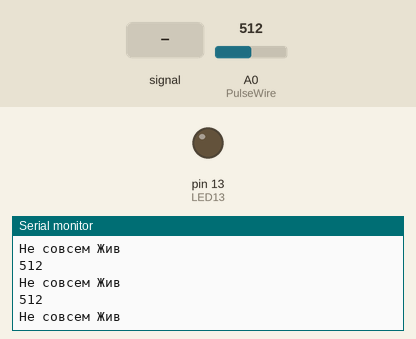
The sketch below on a simulated Arduino Uno, built with avr-gcc and run on an emulated ATmega328P. On the bench: output pins drawn as LEDs (lit = HIGH), the last lines printed to the serial monitor. The test bench sets the inputs (shaded band); at power-on: A0 (PulseWire) = 512.

Above: at 1.2 s.
1.3 s: A0 (PulseWire) fed a 200 Hz sine of ±81 counts around its level
At 1.8 s:
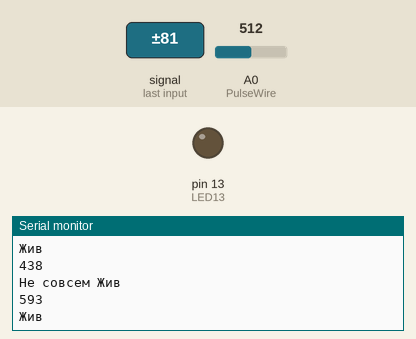
2.9 s: A0 (PulseWire) set to 306
At 3.9 s:
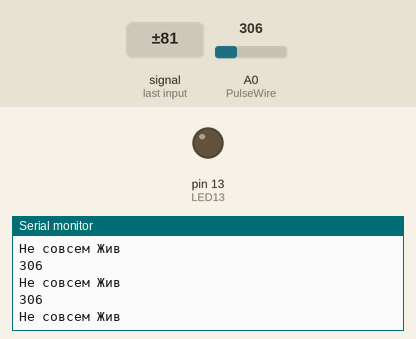
5.9 s: A0 (PulseWire) fed a 1000 Hz sine of ±255 counts around its level
At 6.8 s:
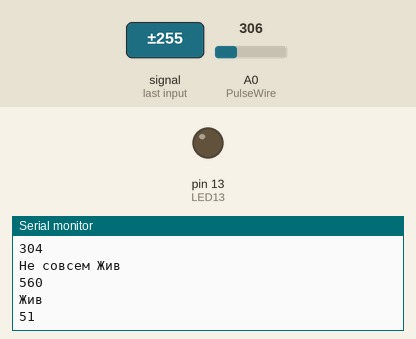
8.9 s: A0 (PulseWire) fed a 2 Hz sine of ±306 counts around its level
11.9 s: A0 (PulseWire) set to 0
At 12.5 s:
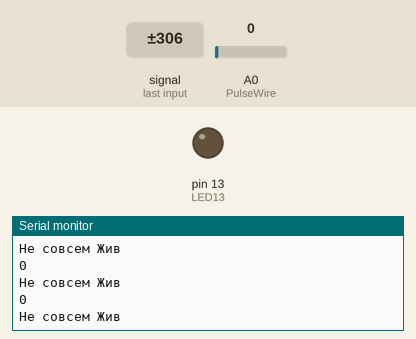
Timing chart, 0 to 14.9 s (numbered marks = the images above; inputs shaded):
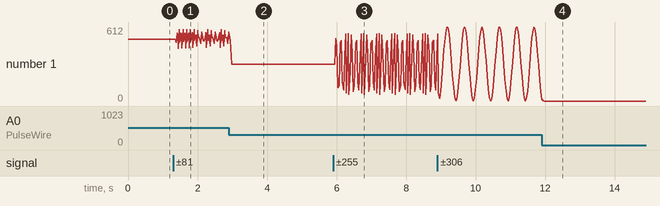

The sketch:

kostya_prototype_02.ino
```cpp
#include <PulseSensorPlayground.h>

const int PulseWire = A0;
const int LED13 = 13;
int Threshold = 550;
PulseSensorPlayground pulseSensor;

//  [1](https://arduino-kit.ru/blogs/blog/project_24)
#include "I2Cdev.h"
#include "MPU6050.h"
#include "Wire.h"

MPU6050 accelgyro;
int16_t ax, ay, az;
int16_t gx, gy, gz;

#include <Wire.h>
#include <Adafruit_Sensor.h>
#include <Adafruit_ADXL345_U.h>
#include <MPU6050.h>
//----------------------
#include "TM1637Display.h" //avishorp
TM1637Display display(3, 2);  // CLC, DIO

//----------------------------
#include <LiquidCrystal.h>

int sensor = A0;
int dig_out;
float millivolt;
LiquidCrystal lcd(7, 6, 5, 4, 3, 2);  // устанавливает контакты для взаимодействия с LCD
//----------------------------

Adafruit_ADXL345_Unified accel = Adafruit_ADXL345_Unified(12345);
MPU6050 mpu;
int Signal;
void puls(){
    Signal = analogRead(PulseWire); // чтение данных с сенсора
    Serial.println(Signal);
    if (Signal > Threshold){
        Serial.println("Жив");
    } else {
        Serial.println("Не совсем Жив");
    }
    delay(10);
}

//ослеживани воды
// void boda(){

// }


void vivod(int a){
    display.showNumberDec(a, true, 1, 0);  // 1___

}


int kPin[2]={0,0};
int k[2]={0,0};
int k_s= sizeof(k)/sizeof(k[0]);


void knop(int a){
  if (digitalRead(kPin[a])==0){
    k[a]==1;
  }
}


void reset(){
 for (int a=1; a<k_s; a++){
    k[a]=0;
  }
}
void setup() {
  //----------
  // инициализация
  // Serial.println("Initializing I2C devices...");
  // accelgyro.initialize();
  // delay(100);
  //----------pulse sensor
   pinMode(LED13, OUTPUT);
  Serial.begin(9600);
//-----------
    // if (!accel.begin()) {
    //     Serial.println("No ADXL345 detected");
    //     while (1);
    // }
    // mpu.initialize();
  //----------
// display.setBrightness(4);  // яркость от 0 до 7, true/false
//   display.clear();
  //----------------
     int s=0;
  //----------------
}


void loop() {  // Задание на включение разделителя
  puls();
//   //тригеры
//   knop();
//   for (a=1; a<#k; a++){
//     if (k[a]==1){
//        s=1+a
//     }
//   }


// // реакции


// //   0. сон
//   if s==0 (){

//   }
//  // 1. сбор данных
//   if s==1 (){
//      puls();

//   }
// //  2.пульс
//   if s==2 (){

//   }
//   //  3. ВОда
//   if s==2 (){

//   }
//  // 4. вывод данных на дисплей
//   if s==3 (){

//   }
//  //5. разряжен
//   if s==4 (){

//   }
}
```

kostya_prototype_03.ino
```cpp

```

Measured:
- after the input at 1.3 s, the serial monitor: prints a new line after 0.09 s (image 1)
- after the input at 2.9 s, the serial monitor: prints a new line after 0.08 s (image 2)
- after the input at 5.9 s, the serial monitor: prints a new line after 0.08 s (image 3)
- plotted number 1: 512 → 572 after the input at 1.3 s, 572 → 306 after the input at 2.9 s, 306 → 369 after the input at 5.9 s
